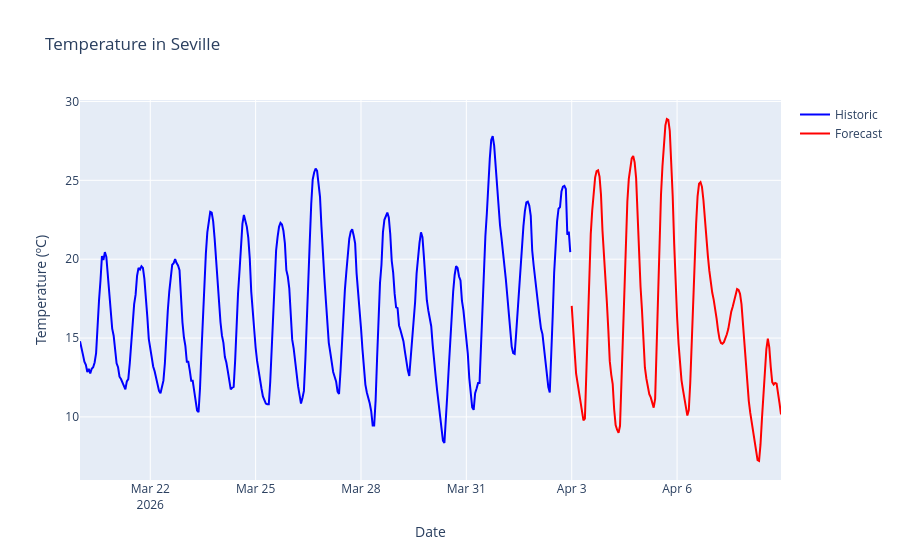

Notebook code cell kept with this figure:
### Code cell
px.line(df_combined, y='temperature_2m_seville',
        title='Temperature in Seville', color='d_type',
        color_discrete_map={"Historic": "blue", "Forecast": "red"},
        labels={
            'date': 'Date',
            'temperature_2m_seville': 'Temperature (ºC)',
            'd_type': ''
            })

### Figure 1 — Plotly figure (JSON) as saved in the notebook; plotly's stock layout.template omitted (floating-point values rounded to 4 significant figures; data arrays with more than 128 entries replaced by an {"elided": "..."} marker saying what was removed)
{"data": [{"hovertemplate": "=Historic<br>Date=%{x}<br>Temperature (ºC)=%{y}<extra></extra>", "legendgroup": "Historic", "line": {"color": "blue", "dash": "solid"}, "marker": {"symbol": "circle"}, "mode": "lines", "name": "Historic", "orientation": "v", "showlegend": true, "type": "scatter", "x": {"elided": "336 str values"}, "xaxis": "x", "y": {"elided": "336 float values"}, "yaxis": "y"}, {"hovertemplate": "=Forecast<br>Date=%{x}<br>Temperature (ºC)=%{y}<extra></extra>", "legendgroup": "Forecast", "line": {"color": "red", "dash": "solid"}, "marker": {"symbol": "circle"}, "mode": "lines", "name": "Forecast", "orientation": "v", "showlegend": true, "type": "scatter", "x": {"elided": "144 str values"}, "xaxis": "x", "y": {"elided": "144 float values"}, "yaxis": "y"}], "layout": {"legend": {"title": {"text": ""}, "tracegroupgap": 0}, "title": {"text": "Temperature in Seville"}, "xaxis": {"anchor": "y", "domain": [0, 1], "title": {"text": "Date"}}, "yaxis": {"anchor": "x", "domain": [0, 1], "title": {"text": "Temperature (ºC)"}}}}
